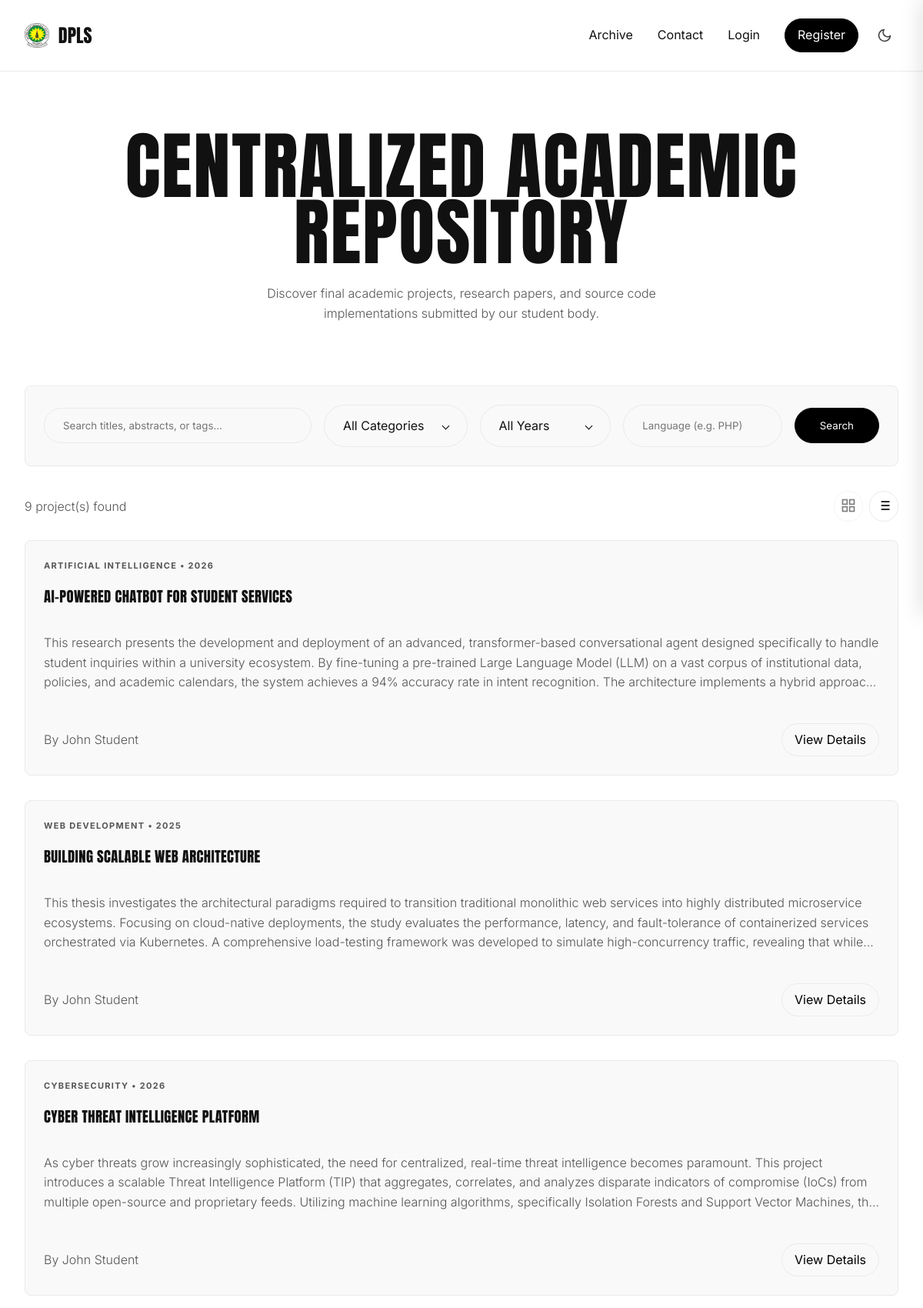
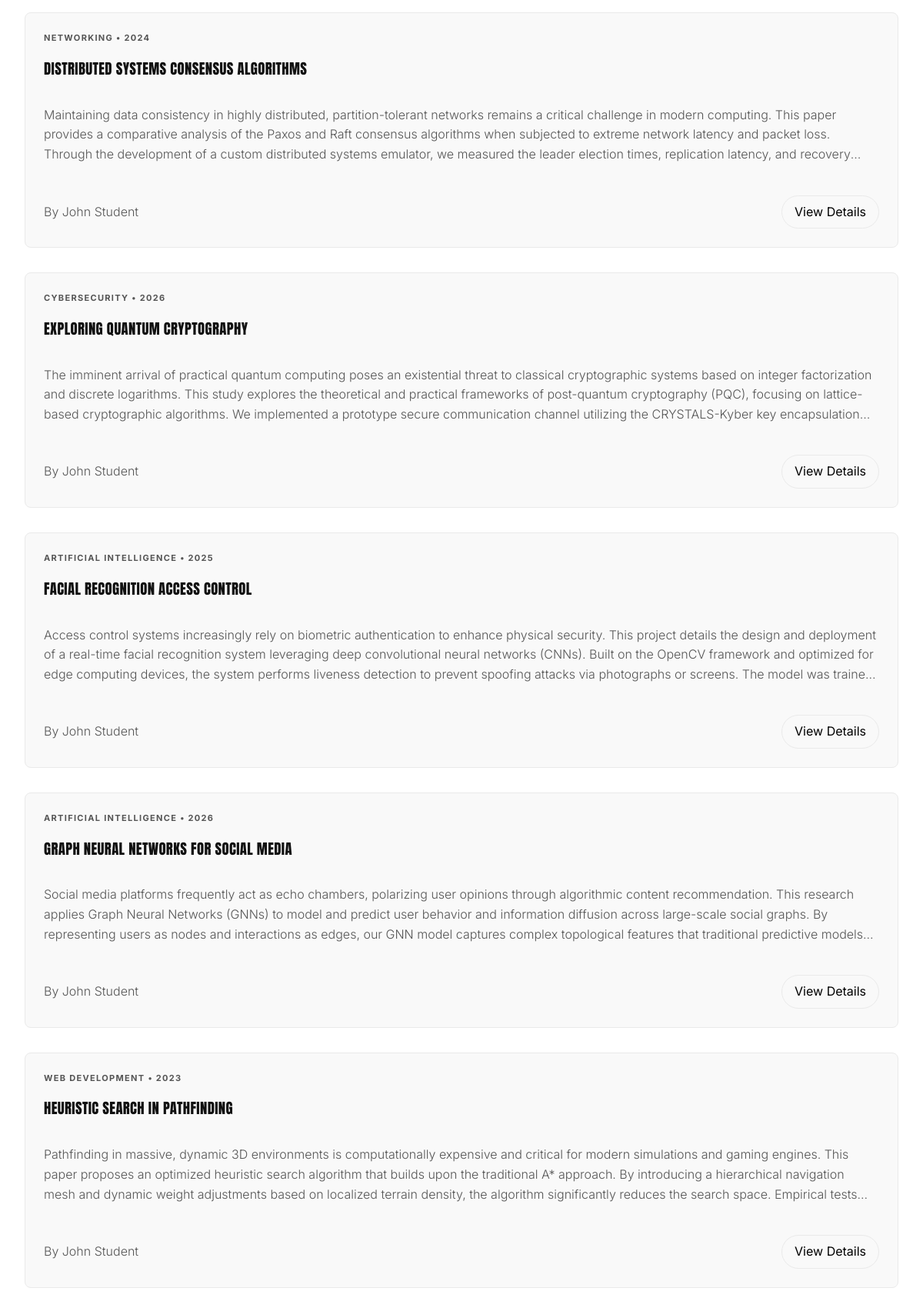
The page / (upper part) on the database its author committed (2 pictures, top to bottom).
### tables this page shows
CREATE TABLE IF NOT EXISTS projects (
    id INT AUTO_INCREMENT PRIMARY KEY,
    title VARCHAR(255) NOT NULL,
    abstract TEXT NOT NULL,
    student_id INT,
    supervisor_id INT,
    category_id INT,
    supervisor_status ENUM('pending', 'approved', 'rejected') DEFAULT 'pending',
    supervisor_note TEXT,
    admin_status ENUM('pending', 'published', 'rejected') DEFAULT 'pending',
    year INT NOT NULL,
    language VARCHAR(100),
    created_at TIMESTAMP DEFAULT CURRENT_TIMESTAMP,
    FOREIGN KEY (student_id) REFERENCES users(id) ON DELETE SET NULL,
    FOREIGN KEY (supervisor_id) REFERENCES users(id) ON DELETE SET NULL,
    FOREIGN KEY (category_id) REFERENCES categories(id) ON DELETE SET NULL,
    FULLTEXT(title, abstract)
);

CREATE TABLE IF NOT EXISTS categories (
    id INT AUTO_INCREMENT PRIMARY KEY,
    name VARCHAR(255) UNIQUE NOT NULL,
    created_at TIMESTAMP DEFAULT CURRENT_TIMESTAMP
);

CREATE TABLE IF NOT EXISTS users (
    id INT AUTO_INCREMENT PRIMARY KEY,
    name VARCHAR(255) NOT NULL,
    email VARCHAR(255) UNIQUE NOT NULL,
    password_hash VARCHAR(255) NOT NULL,
    role ENUM('admin', 'supervisor', 'student') NOT NULL,
    status ENUM('active', 'suspended') DEFAULT 'active',
    level VARCHAR(50) DEFAULT NULL,
    mat_no VARCHAR(100) DEFAULT NULL,
    year INT DEFAULT NULL,
    created_at TIMESTAMP DEFAULT CURRENT_TIMESTAMP
);

### helpers/utils.php (called while the page is built, shortened)
<?php
function h($string) {
    return htmlspecialchars($string ?? '', ENT_QUOTES, 'UTF-8');
}

### index.php (the view, shortened to what this page needs)
<?php
$search = trim($_GET['q'] ?? '');
$language_filter = trim($_GET['language'] ?? '');
global $pdo;
$query = "
    SELECT p.id, p.title, p.abstract, p.year, u.name as student_name, c.name as category_name
    FROM projects p
    LEFT JOIN users u ON p.student_id = u.id
    LEFT JOIN categories c ON p.category_id = c.id
    WHERE p.admin_status = 'published'
";
$params = [];
$query .= " ORDER BY p.created_at DESC";
$stmt = $pdo->prepare($query);
$stmt->execute($params);
$projects = $stmt->fetchAll();
require_once __DIR__ . '/components/header.php';
?>
<div class="hero-section">
    <h1 class="hero-title">Centralized Academic Repository</h1>
    <p class="subtext" style="max-width: 600px; margin: 0 auto;">Discover final academic projects, research papers, and source code implementations submitted by our student body.</p>
</div>
<div class="panel mb-4">
    <form method="GET" action="index.php" class="flex-between filter-form" style="flex-wrap: wrap; gap: 16px;">
        <input type="text" name="q" value="<?= h($search) ?>" placeholder="Search titles, abstracts, or tags..." style="flex: 1; margin-bottom: 0;">
        <div style="display: flex; gap: 16px; flex: 2; min-width: 300px;">
            <input type="text" name="language" value="<?= h($language_filter) ?>" placeholder="Language (e.g. PHP)" style="margin-bottom: 0;">
        </div>
        <button type="submit" style="margin-bottom: 0;">Search</button>
    </form>
</div>
<?php if (empty($projects)): ?>
    <?= render_empty_state("No projects found", "We couldn't find any published projects matching your criteria.") ?>
<?php else: ?>
    <div class="flex-between mb-3">
        <span class="label"><?= count($projects) ?> project(s) found</span>
        <div style="display: flex; gap: 8px;">
            <button type="button" id="view-grid" class="btn btn-outline" style="padding: 8px; line-height: 1;" title="Grid View">
                <svg width="20" height="20" viewBox="0 0 24 24" fill="none" stroke="currentColor" stroke-width="2"><rect x="3" y="3" width="7" height="7"></rect><rect x="14" y="3" width="7" height="7"></rect><rect x="14" y="14" width="7" height="7"></rect><rect x="3" y="14" width="7" height="7"></rect></svg>
            </button>
            <button type="button" id="view-list" class="btn btn-outline" style="padding: 8px; line-height: 1; opacity: 0.5;" title="List View">
            </button>
        </div>
    </div>
    <div class="grid-auto-fit list-view">
        <?php foreach ($projects as $project): ?>
            <div class="card flex-column">
                <span class="micro-label"><?= h($project['category_name'] ?? 'Uncategorized') ?> &bull; <?= h($project['year']) ?></span>
                <h3 class="mt-2 mb-0"><?= h($project['title']) ?></h3>
                <p class="subtext mb-3" style="display: -webkit-box; -webkit-line-clamp: 3; -webkit-box-orient: vertical; overflow: hidden;">
                    <?= h($project['abstract']) ?>
                </p>
                <div class="flex-between" style="margin-top: auto;">
                    <span class="label">By <?= h($project['student_name'] ?? 'Unknown Student') ?></span>
                    <a href="project.php?id=<?= $project['id'] ?>" class="btn btn-outline" style="padding: 8px 16px;">View Details</a>
                </div>
            </div>
        <?php endforeach; ?>
    </div>
<?php endif; ?>
<?php require_once __DIR__ . '/components/footer.php'; ?>

### assets/css/index.css (style rules this page uses)
:root { --bg: #ffffff; --text-primary: #111111; --text-secondary: #555555; --line: #eaeaea; --panel: #f9f9f9; --accent: #000000; --accent-hover: #333333; --success: #1b7a43; --danger: #d93025; --warning: #b37300; }
* { box-sizing: border-box; margin: 0; padding: 0; font-family: 'Inter', sans-serif; box-shadow: none !important; }
body { background-color: var(--bg); color: var(--text-primary); min-height: 100vh; display: flex; flex-direction: column; }
h1, h2, h3, h4, h5, h6 { font-family: 'Anton', sans-serif; font-weight: 400; text-transform: uppercase; letter-spacing: 0.02em; margin-bottom: 16px; }
p, li, span, div { font-weight: 400; line-height: 1.6; }
.subtext, .label, label, .intro { font-weight: 300; color: var(--text-secondary); }
.eyebrow, .micro-label { font-size: 11px; font-weight: 700; text-transform: uppercase; letter-spacing: 0.12em; color: var(--text-secondary); }
a { text-decoration: none; color: inherit; transition: color 0.2s ease; }
.hero-section { margin-bottom: 32px; padding: 48px 0; text-align: center; }
.hero-title { font-size: clamp(48px, 8vw, 120px); line-height: 0.9; margin-bottom: 24px; }
.panel, .card { background: var(--panel); border-radius: 8px; border: 1px solid var(--line); padding: 24px; }
.grid-auto-fit { display: grid; grid-template-columns: repeat(auto-fit, minmax(300px, 1fr)); gap: 32px; }
.grid-auto-fit.list-view { grid-template-columns: 1fr; }
input, textarea, select { width: 100%; padding: 14px 24px; border: 1px solid var(--line); border-radius: 9999px; background: transparent; outline: none; font-family: 'Inter', sans-serif; font-weight: 400; margin-bottom: 24px; transition: border-color 0.2s ease; appearance: none; }
button, .btn { display: inline-block; padding: 14px 32px; border-radius: 9999px; border: 1px solid var(--accent); background: var(--accent); color: var(--bg); font-family: 'Inter', sans-serif; font-weight: 400; text-align: center; white-space: nowrap; cursor: pointer; outline: none; transition: all 0.2s ease; }
.btn-outline { background: transparent; color: var(--accent); border: 1px solid var(--line); }
.mb-3 { margin-bottom: 24px; }
.mb-4 { margin-bottom: 32px; }
.flex-between { display: flex; justify-content: space-between; align-items: center; }
.flex-column { display: flex; flex-direction: column; gap: 16px; }

### rows shown on the page
projects: category.name "ARTIFICIAL INTELLIGENCE", year "2026", title "AI-POWERED CHATBOT FOR STUDENT SERVICES", abstract "This research presents the development and deployment of an advanced, transformer-based conversational agent designed specifically to handle student inquiries within a university ecosystem. By fine-tuning a pre-trained Large Language Model (LLM) on a vast corpus of institutional data, policies, and academic calendars, the system achieves a 94% accuracy rate in intent recognition. The architecture implements a hybrid…", student.name "John Student"
projects: category.name "WEB DEVELOPMENT", year "2025", title "BUILDING SCALABLE WEB ARCHITECTURE", abstract "This thesis investigates the architectural paradigms required to transition traditional monolithic web services into highly distributed microservice ecosystems. Focusing on cloud-native deployments, the study evaluates the performance, latency, and fault-tolerance of containerized services orchestrated via Kubernetes. A comprehensive load-testing framework was developed to simulate high-concurrency traffic, revealing that…", student.name "John Student"
projects: category.name "CYBERSECURITY", year "2026", title "CYBER THREAT INTELLIGENCE PLATFORM", abstract "As cyber threats grow increasingly sophisticated, the need for centralized, real-time threat intelligence becomes paramount. This project introduces a scalable Threat Intelligence Platform (TIP) that aggregates, correlates, and analyzes disparate indicators of compromise (IoCs) from multiple open-source and proprietary feeds. Utilizing machine learning algorithms, specifically Isolation Forests and Support Vector Machines,…", student.name "John Student"
projects: category.name "NETWORKING", year "2024", title "DISTRIBUTED SYSTEMS CONSENSUS ALGORITHMS", abstract "Maintaining data consistency in highly distributed, partition-tolerant networks remains a critical challenge in modern computing. This paper provides a comparative analysis of the Paxos and Raft consensus algorithms when subjected to extreme network latency and packet loss. Through the development of a custom distributed systems emulator, we measured the leader election times, replication latency, and…", student.name "John Student"
projects: category.name "CYBERSECURITY", year "2026", title "EXPLORING QUANTUM CRYPTOGRAPHY", abstract "The imminent arrival of practical quantum computing poses an existential threat to classical cryptographic systems based on integer factorization and discrete logarithms. This study explores the theoretical and practical frameworks of post-quantum cryptography (PQC), focusing on lattice-based cryptographic algorithms. We implemented a prototype secure communication channel utilizing the CRYSTALS-Kyber key…", student.name "John Student"
projects: category.name "ARTIFICIAL INTELLIGENCE", year "2025", title "FACIAL RECOGNITION ACCESS CONTROL", abstract "Access control systems increasingly rely on biometric authentication to enhance physical security. This project details the design and deployment of a real-time facial recognition system leveraging deep convolutional neural networks (CNNs). Built on the OpenCV framework and optimized for edge computing devices, the system performs liveness detection to prevent spoofing attacks via photographs or screens. The model was…", student.name "John Student"
projects: category.name "ARTIFICIAL INTELLIGENCE", year "2026", title "GRAPH NEURAL NETWORKS FOR SOCIAL MEDIA", abstract "Social media platforms frequently act as echo chambers, polarizing user opinions through algorithmic content recommendation. This research applies Graph Neural Networks (GNNs) to model and predict user behavior and information diffusion across large-scale social graphs. By representing users as nodes and interactions as edges, our GNN model captures complex topological features that traditional predictive…", student.name "John Student"
projects: category.name "WEB DEVELOPMENT", year "2023", title "HEURISTIC SEARCH IN PATHFINDING", abstract "Pathfinding in massive, dynamic 3D environments is computationally expensive and critical for modern simulations and gaming engines. This paper proposes an optimized heuristic search algorithm that builds upon the traditional A* approach. By introducing a hierarchical navigation mesh and dynamic weight adjustments based on localized terrain density, the algorithm significantly reduces the search space. Empirical…", student.name "John Student"

### other values the page prints
count($projects) "9"
